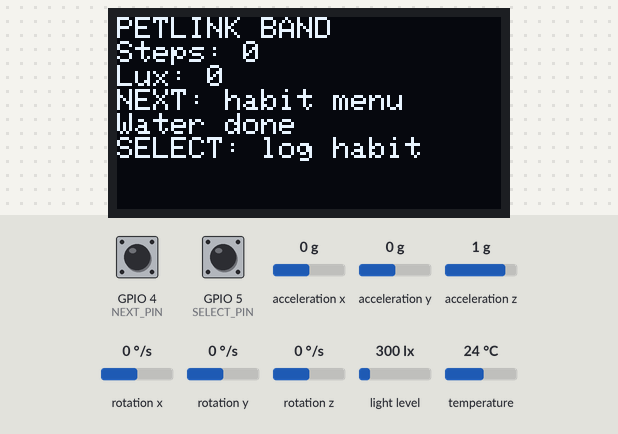
The sketch below on a simulated ESP32-S3. Parts: 128×64 one-colour display. Inputs (shaded band) come from the test bench; at power-on: GPIO 4 (NEXT_PIN) HIGH, acceleration x 0 g, GPIO 5 (SELECT_PIN) HIGH, acceleration y 0 g, acceleration z 1 g, rotation x 0 °/s, rotation y 0 °/s, rotation z 0 °/s, light level 300 lx, temperature 24 °C. WiFi joins after 1.5 s; servers stay silent unless stated; the local clock reads 2024-03-15 10:24:30 at power-on unless the sketch sets it; storage starts empty; EEPROM starts erased; no MQTT or app messages arrive unless stated.

Above: at 2.8 s.
2.9 s: GPIO 4 (NEXT_PIN) pulled LOW for 1 s
At 5.0 s:
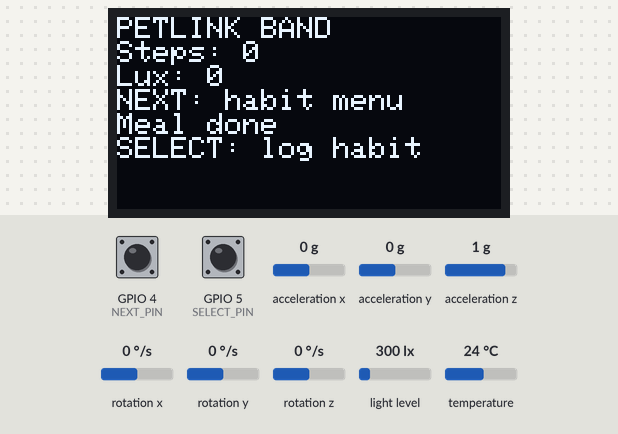
5.4 s: acceleration x set to -1.4 g
At 6.2 s:
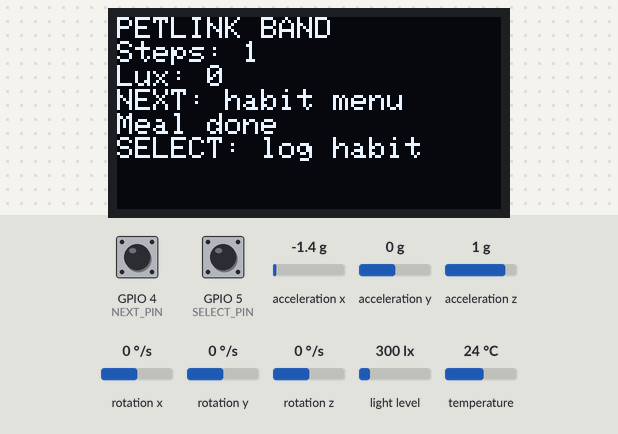
7.2 s: GPIO 4 (NEXT_PIN) pulled LOW for 0.15 s
At 8.3 s:
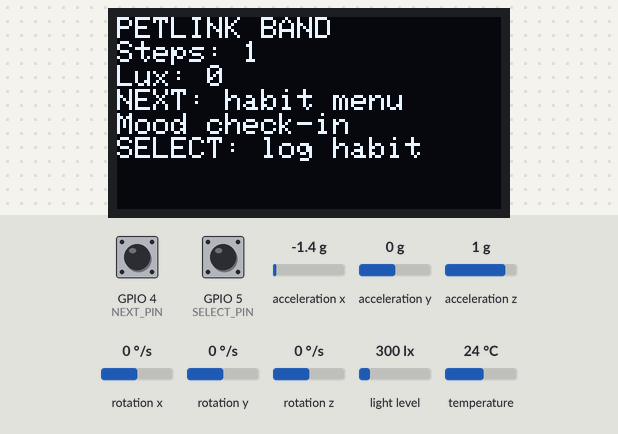
Timing chart, 0 to 10.2 s (numbered marks = the images above; inputs shaded):
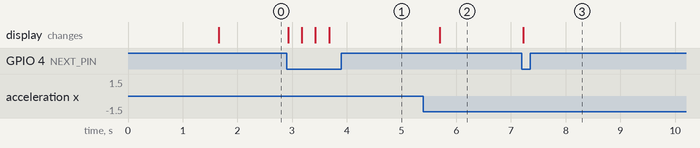

Measured:
- after the input at 2.9 s, the display: changes at once (image 1)
- after the input at 5.4 s, the display: changes after 0.30 s (image 2)
- after the input at 7.2 s, the display: changes at once (image 3)

The sketch:

petlink_wearable.ino
```cpp
/* PetLink wearable firmware (ESP32 DevKit V1)
 * Sensors: MPU6050 + BH1750 + SSD1306; buttons NEXT/SELECT.
 * MQTT: petlink/<DEVICE_ID>/event and petlink/<DEVICE_ID>/status; ACK: petlink/device/ack.
 * The hub RFID station assigns DEVICE_ID to a player when their card is scanned.
 */
#include <WiFi.h>
#include <PubSubClient.h>
#include <Wire.h>
#include <Adafruit_MPU6050.h>
#include <Adafruit_Sensor.h>
#include <BH1750.h>
#include <Adafruit_GFX.h>
#include <Adafruit_SSD1306.h>
#include <ArduinoJson.h>
#include <LittleFS.h>
#include <Preferences.h>
#include <time.h>

#define WIFI_SSID "YOUR_WIFI_SSID"
#define WIFI_PASSWORD "YOUR_WIFI_PASSWORD"
#define MQTT_HOST "192.168.1.100" // laptop IP running Mosquitto
#define MQTT_PORT 1883
#define MQTT_USERNAME ""
#define MQTT_PASSWORD ""
#define DEVICE_ID "band_01"
#define SDA_PIN 8        // Shared I2C data (MPU6050, BH1750, OLED) - ESP32-S3
#define SCL_PIN 9        // Shared I2C clock (MPU6050, BH1750, OLED) - ESP32-S3
#define NEXT_PIN 4       // Button 1 (to GND) - ESP32-S3
#define SELECT_PIN 5     // Button 2 (to GND) - ESP32-S3
#define OLED_ADDR 0x3C
#define SCREEN_WIDTH 128
#define SCREEN_HEIGHT 64
#define STEP_WINDOW_MS 600000UL
#define IMU_SAMPLE_MS 20UL       // 50 Hz accelerometer sampling for step detection
#define LIGHT_SAMPLE_MS 30000UL  // BH1750 sampled every 30 seconds
#define DISPLAY_MS 1000UL
#define SYNC_MS 10000UL
#define ACK_TIMEOUT_MS 5000UL
#define STEP_THRESHOLD 1.15f

Adafruit_MPU6050 mpu;
BH1750 lightMeter;
Adafruit_SSD1306 oled(SCREEN_WIDTH, SCREEN_HEIGHT, &Wire, -1);
WiFiClient net; PubSubClient mqtt(net); Preferences prefs;
String topicEvent = String("petlink/") + DEVICE_ID + "/event";
String topicStatus = String("petlink/device/status/") + DEVICE_ID;
String topicAck = "petlink/device/ack";
String inflight=""; unsigned long sentAt=0, lastImu=0, lastLight=0, lastDisplay=0, lastSync=0, windowStart=0;
uint32_t seq=0; int steps=0, windowSteps=0; float luxSum=0; int luxCount=0; float maxUv=0;
bool abovePeak=false; unsigned long lastPeak=0; bool timeReady=false;
int menu=0; const char* menuItems[]={"Water done","Meal done","Mood check-in"};
unsigned long lastNext=0,lastSelect=0; bool sensorsOK=false;

String eventPath(uint32_t n){ char b[40]; snprintf(b,sizeof(b),"/q/%08lu.json",(unsigned long)n); return String(b); }
String newEventId(){ seq++; prefs.putUInt("seq",seq); char b[80]; snprintf(b,sizeof(b),"%s-%08lu",DEVICE_ID,(unsigned long)seq); return String(b); }
bool queueEvent(const String& json){ if(!LittleFS.exists("/q")) LittleFS.mkdir("/q"); int count=0; File d=LittleFS.open("/q"); for(File f=d.openNextFile();f;f=d.openNextFile()) if(!f.isDirectory()) count++; if(count>=200)return false; String id; JsonDocument doc; if(deserializeJson(doc,json))return false; id=String((const char*)doc["event_id"]); int dash=id.lastIndexOf('-'); uint32_t n=id.substring(dash+1).toInt(); File f=LittleFS.open(eventPath(n),"w"); if(!f)return false; f.print(json); f.close(); return true; }
bool oldestEvent(String& id,String& json){ File d=LittleFS.open("/q"); if(!d)return false; uint32_t minN=UINT32_MAX; while(File f=d.openNextFile()){ String nm=f.name(); uint32_t n=nm.substring(nm.lastIndexOf('/')+1, nm.lastIndexOf('.')).toInt(); if(n>0 && n<minN)minN=n; } if(minN==UINT32_MAX)return false; File f=LittleFS.open(eventPath(minN),"r"); if(!f)return false; json=f.readString(); f.close(); JsonDocument doc; if(deserializeJson(doc,json))return false; id=String((const char*)doc["event_id"]); return true; }
void ackCallback(char* topic, byte* payload,unsigned int len){ if(String(topic)!=topicAck)return; JsonDocument d; if(deserializeJson(d,payload,len))return; String id=d["eventId"]|""; if(id==inflight){ int dash=id.lastIndexOf('-'); uint32_t n=id.substring(dash+1).toInt(); LittleFS.remove(eventPath(n)); inflight=""; } }
void publishStatus(bool online,const char* reason=""){ JsonDocument d; d["deviceId"]=DEVICE_ID; d["online"]=online; d["reason"]=reason; d["pending"]=0; char b[180]; serializeJson(d,b); mqtt.publish(topicStatus.c_str(),b,true); }
void connectWifi(){ if(WiFi.status()==WL_CONNECTED)return; WiFi.mode(WIFI_STA); WiFi.begin(WIFI_SSID,WIFI_PASSWORD); unsigned long t=millis(); while(WiFi.status()!=WL_CONNECTED && millis()-t<12000)delay(250); if(WiFi.status()==WL_CONNECTED){ configTime(19800,0,"pool.ntp.org","time.nist.gov"); time_t now=time(nullptr); timeReady=now>1700000000; } }
void connectMqtt(){ if(mqtt.connected()||WiFi.status()!=WL_CONNECTED)return; String will=String("{\"deviceId\":\"")+DEVICE_ID+"\",\"online\":false,\"reason\":\"connection_lost\"}"; bool ok = (strlen(MQTT_USERNAME)>0) ? mqtt.connect(DEVICE_ID,MQTT_USERNAME,MQTT_PASSWORD,topicStatus.c_str(),1,true,will.c_str()) : mqtt.connect(DEVICE_ID,nullptr,nullptr,topicStatus.c_str(),1,true,will.c_str()); if(ok){ mqtt.subscribe(topicAck.c_str(),1); publishStatus(true); } }
void render(){ oled.clearDisplay(); oled.setTextSize(1); oled.setTextColor(SSD1306_WHITE); oled.setCursor(0,0); oled.println("PETLINK BAND"); oled.print("Steps: "); oled.println(steps); oled.print("Lux: "); oled.println(luxCount?luxSum/luxCount:0,0); oled.println("NEXT: habit menu"); oled.println(menuItems[menu]); oled.println("SELECT: log habit"); oled.display(); }
void makeEvent(const char* habit,bool verified,int eventSteps,float avgLux,float uv){ String id=newEventId(); JsonDocument d; d["device_id"]=DEVICE_ID; d["event_id"]=id; d["habit_id"]=habit; d["ts"]=(uint32_t)time(nullptr); d["ts_source"]=timeReady?"ntp":"local"; d["verified"]=verified; time_t nowLocal=time(nullptr); struct tm tmLocal; localtime_r(&nowLocal,&tmLocal); bool daytime=timeReady && tmLocal.tm_hour>=6 && tmLocal.tm_hour<20; d["daytime"]=daytime; JsonObject data=d["data"].to<JsonObject>(); data["steps"]=eventSteps; data["avg_lux"]=avgLux; data["max_uv"]=uv; data["window_s"]=600; String json; serializeJson(d,json); if(!queueEvent(json)) Serial.println("Queue full/write failed"); }
void syncQueue(){ if(!mqtt.connected())return; if(inflight.length() && millis()-sentAt<ACK_TIMEOUT_MS)return; if(inflight.length())inflight=""; String id,json; if(!oldestEvent(id,json))return; if(mqtt.publish(topicEvent.c_str(),json.c_str(),false)){ inflight=id; sentAt=millis(); } }
void setup(){ Serial.begin(115200); pinMode(NEXT_PIN,INPUT_PULLUP); pinMode(SELECT_PIN,INPUT_PULLUP); Wire.begin(SDA_PIN,SCL_PIN); oled.begin(SSD1306_SWITCHCAPVCC,OLED_ADDR); oled.clearDisplay(); oled.display(); sensorsOK=mpu.begin() && lightMeter.begin(BH1750::CONTINUOUS_HIGH_RES_MODE); if(!sensorsOK)Serial.println("Sensor init issue; check I2C wiring"); mpu.setAccelerometerRange(MPU6050_RANGE_4_G); mpu.setFilterBandwidth(MPU6050_BAND_21_HZ); LittleFS.begin(true); LittleFS.mkdir("/q"); prefs.begin("petlink_band",false); seq=prefs.getUInt("seq",0); mqtt.setServer(MQTT_HOST,MQTT_PORT); mqtt.setCallback(ackCallback); mqtt.setBufferSize(512); windowStart=millis(); connectWifi(); connectMqtt(); render(); }
void loop(){ if(WiFi.status()!=WL_CONNECTED)connectWifi(); if(!mqtt.connected())connectMqtt(); mqtt.loop(); unsigned long now=millis();
 if(now-lastImu>=IMU_SAMPLE_MS){ lastImu=now; sensors_event_t a,g,t; mpu.getEvent(&a,&g,&t); float mag=sqrt(a.acceleration.x*a.acceleration.x+a.acceleration.y*a.acceleration.y+a.acceleration.z*a.acceleration.z)/9.80665f; if(mag>STEP_THRESHOLD && !abovePeak){ if(now-lastPeak>300){ steps++; windowSteps++; lastPeak=now; } abovePeak=true; } if(mag<1.05f) abovePeak=false; }
 if(now-lastLight>=LIGHT_SAMPLE_MS){ lastLight=now; float lux=lightMeter.readLightLevel(); if(lux>=0){luxSum+=lux;luxCount++;} }
 if(now-lastDisplay>=DISPLAY_MS){ lastDisplay=now; render(); }
 if(now-windowStart>=STEP_WINDOW_MS){ float avg=luxCount?luxSum/luxCount:0; bool verified=windowSteps>=600 && avg>=5000; if(windowSteps>0)makeEvent("outdoor_walk",verified,windowSteps,avg,maxUv); windowSteps=0; luxSum=0;luxCount=0;maxUv=0;windowStart=now; }
 if(digitalRead(NEXT_PIN)==LOW && now-lastNext>250){menu=(menu+1)%3;lastNext=now;render();}
 if(digitalRead(SELECT_PIN)==LOW && now-lastSelect>250){ const char* h=(menu==0?"water":menu==1?"meals":"mood"); makeEvent(h,false,steps,luxCount?luxSum/luxCount:0,0); lastSelect=now; render(); }
 if(now-lastSync>SYNC_MS){syncQueue();lastSync=now;}
}
```
